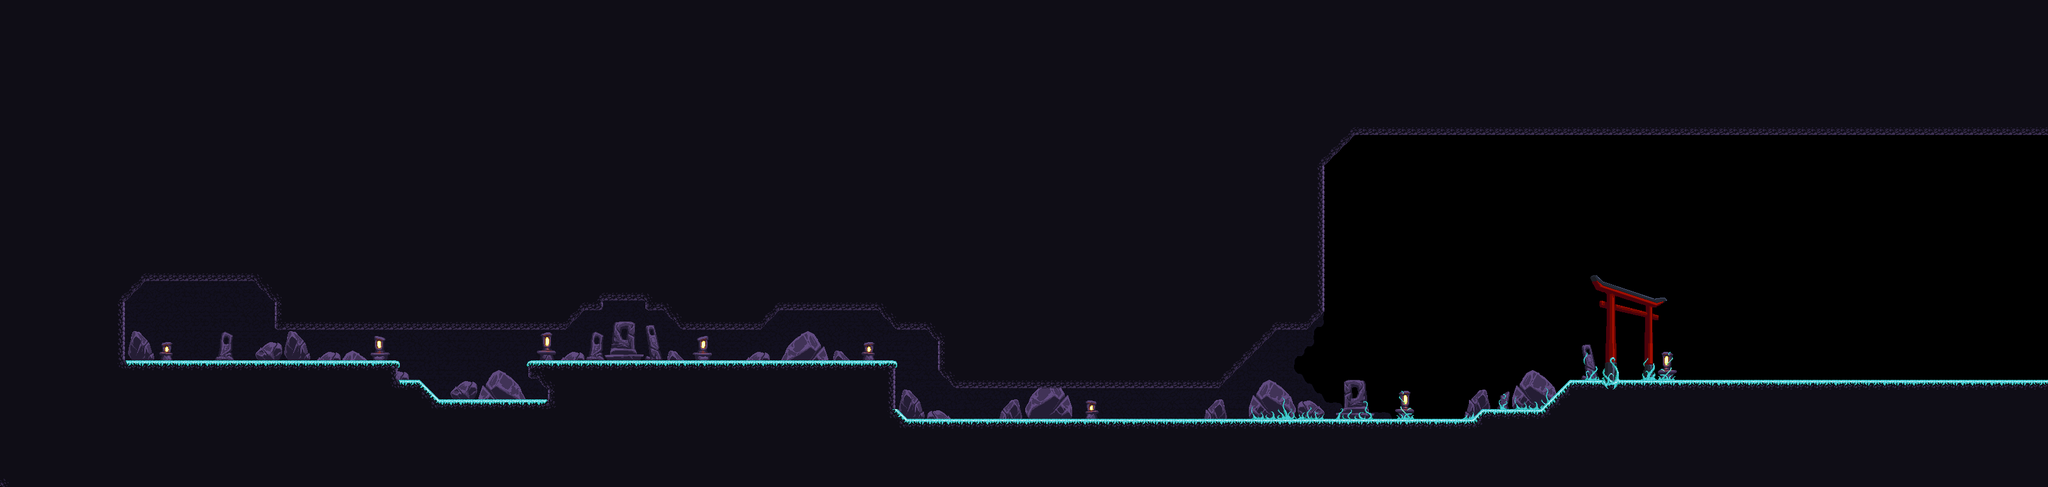

Below is a game level as drawn by its tile map, then a one-line description and the .tmx that defines it (tile-layer data replaced by summaries):
An orthogonal 210x50 tile map with 16x16 px tiles, 5 tile layers (Cave, Background, Foliage, Ground, ...), 2 tilesets and 8 objects.

<map version="1.8" tiledversion="1.8.2" orientation="orthogonal" renderorder="right-down" width="210" height="50" tilewidth="16" tileheight="16" infinite="0" nextlayerid="8" nextobjectid="21">
 <tileset firstgid="1" source="Tiletsets/akubi_tileset_1.tsx" />
 <tileset firstgid="1531" source="Tiletsets/akubi_tileset_animated.tsx" />
 <layer id="4" name="Cave" width="210" height="50">
  <data>[10500 cells, 1417 non-empty, 22 distinct tile ids]</data>
 </layer>
 <layer id="1" name="Background" width="210" height="50">
  <data>[10500 cells, 639 non-empty, 253 distinct tile ids]</data>
 </layer>
 <objectgroup id="6" name="Lights">
  <object id="13" gid="1579" x="266" y="578" width="16" height="16" />
  <object id="14" gid="1579" x="614" y="571" width="16" height="16" />
  <object id="15" gid="1579" x="891" y="564" width="16" height="16" />
  <object id="16" gid="1579" x="1146" y="571" width="16" height="16" />
  <object id="17" gid="1579" x="1418" y="578" width="16" height="16" />
  <object id="18" gid="1579" x="1783" y="673" width="16" height="16" />
  <object id="19" gid="1579" x="2299" y="661" width="16" height="16" />
  <object id="20" gid="1579" x="2725" y="598" width="16" height="16" />
 </objectgroup>
 <layer id="5" name="Foliage" width="210" height="50">
  <data>[10500 cells, 18 non-empty, 1 distinct tile ids]</data>
 </layer>
 <layer id="2" name="Ground" width="210" height="50">
  <data>[10500 cells, 8027 non-empty, 129 distinct tile ids]</data>
 </layer>
 <objectgroup id="7" name="Game" />
 <layer id="3" name="Foreground" width="210" height="50">
  <data>[10500 cells, 189 non-empty, 69 distinct tile ids]</data>
 </layer>
</map>